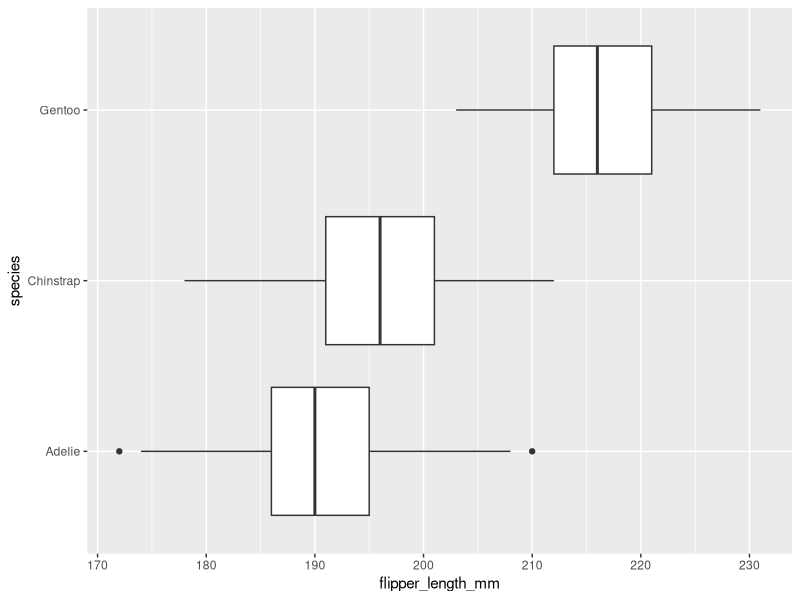
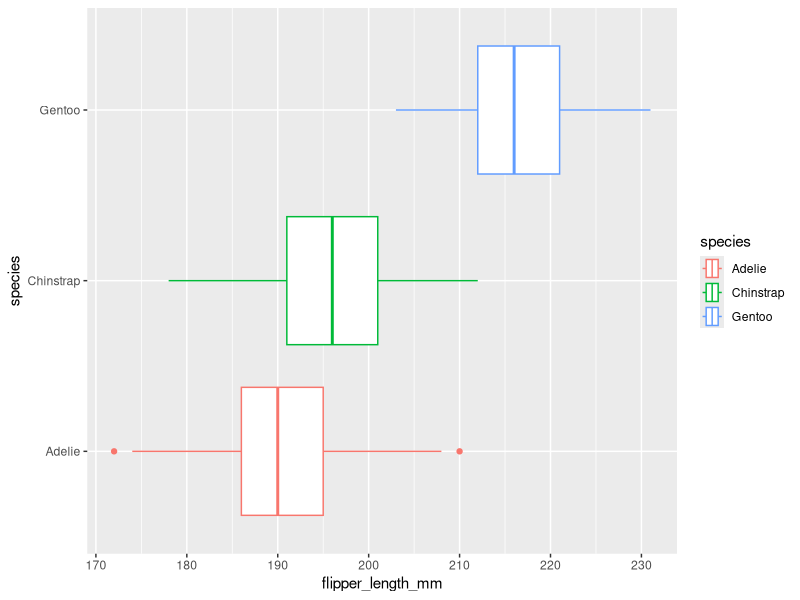
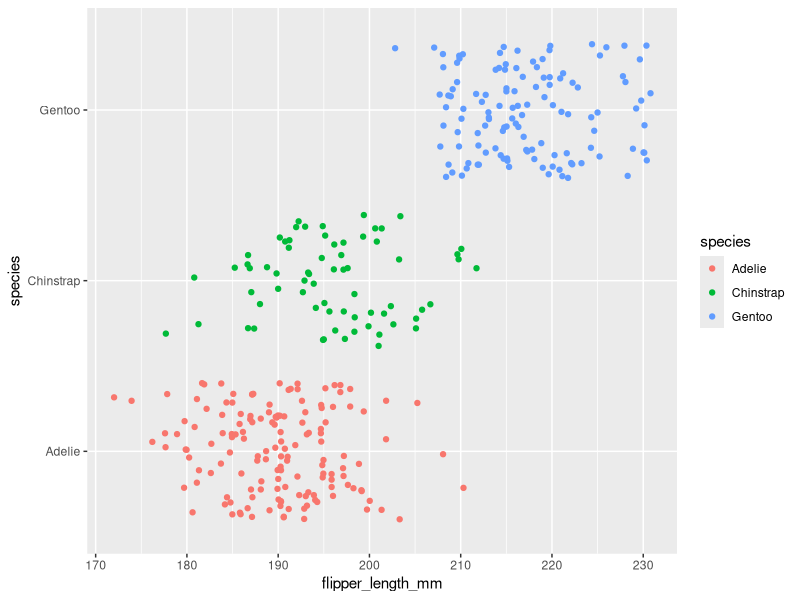
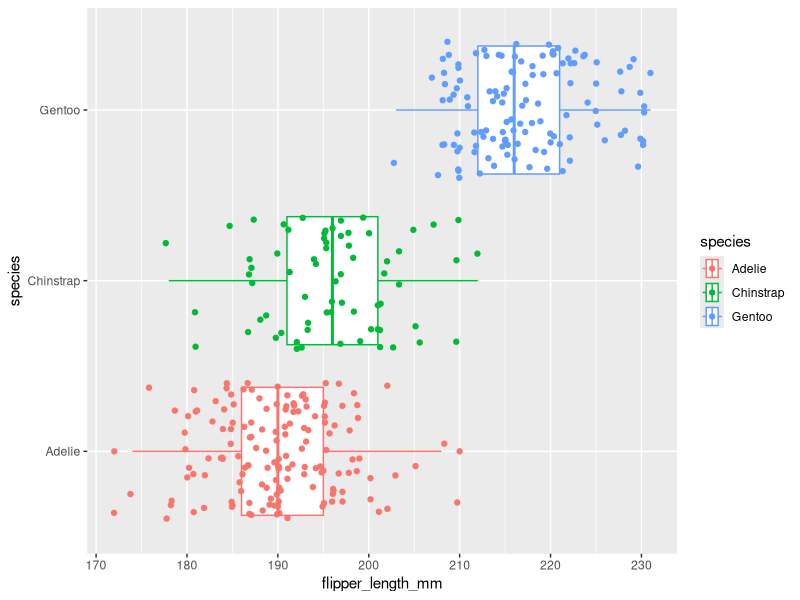
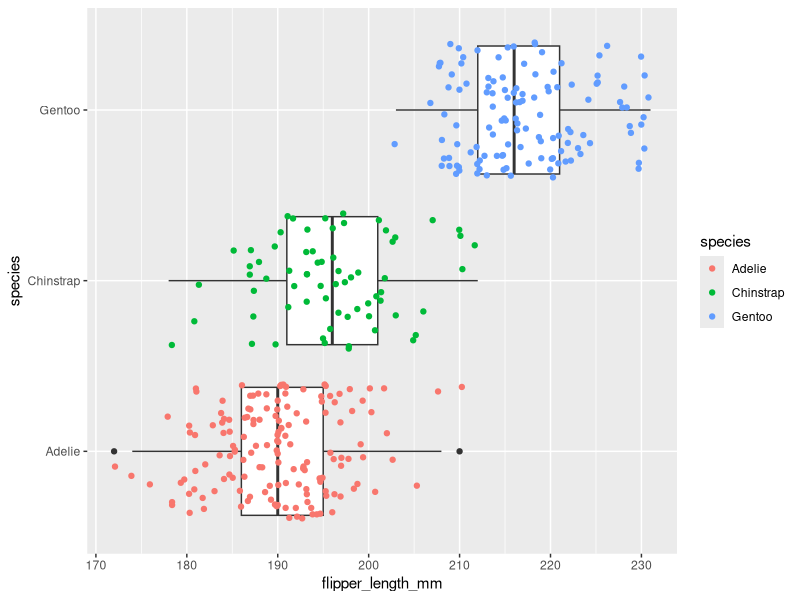

Source code (R) for these figures, in order:
## ---- chunk 1
knitr::opts_chunk$set(error = TRUE)
## ---- chunk 2
library(palmerpenguins)
penguins
## ---- chunk 3
library(ggplot2)
## ---- chunk 4
ggplot(data = penguins, mapping = aes(x = flipper_length_mm, y = species)) +
  geom_boxplot()
## ---- chunk 5
ggplot(data = penguins, mapping = aes(x = flipper_length_mm, y = species, color=species)) +
  geom_boxplot()
## ---- chunk 6
ggplot(data = penguins, mapping = aes(x = flipper_length_mm, y = species,color= species)) +
  geom_jitter()
## ---- chunk 7
ggplot(data = penguins, mapping = aes(x = flipper_length_mm, y = species, color=species)) +
  geom_boxplot()+geom_jitter()

## ---- chunk 8
ggplot(data = penguins, mapping = aes(x = flipper_length_mm, y = species)) +
  geom_boxplot()+geom_jitter(mapping=aes(color=species))
## ---- chunk 9

## ---- chunk 10

## ---- chunk 11

## ---- chunk 12

## ---- chunk 13

## ---- chunk 14

